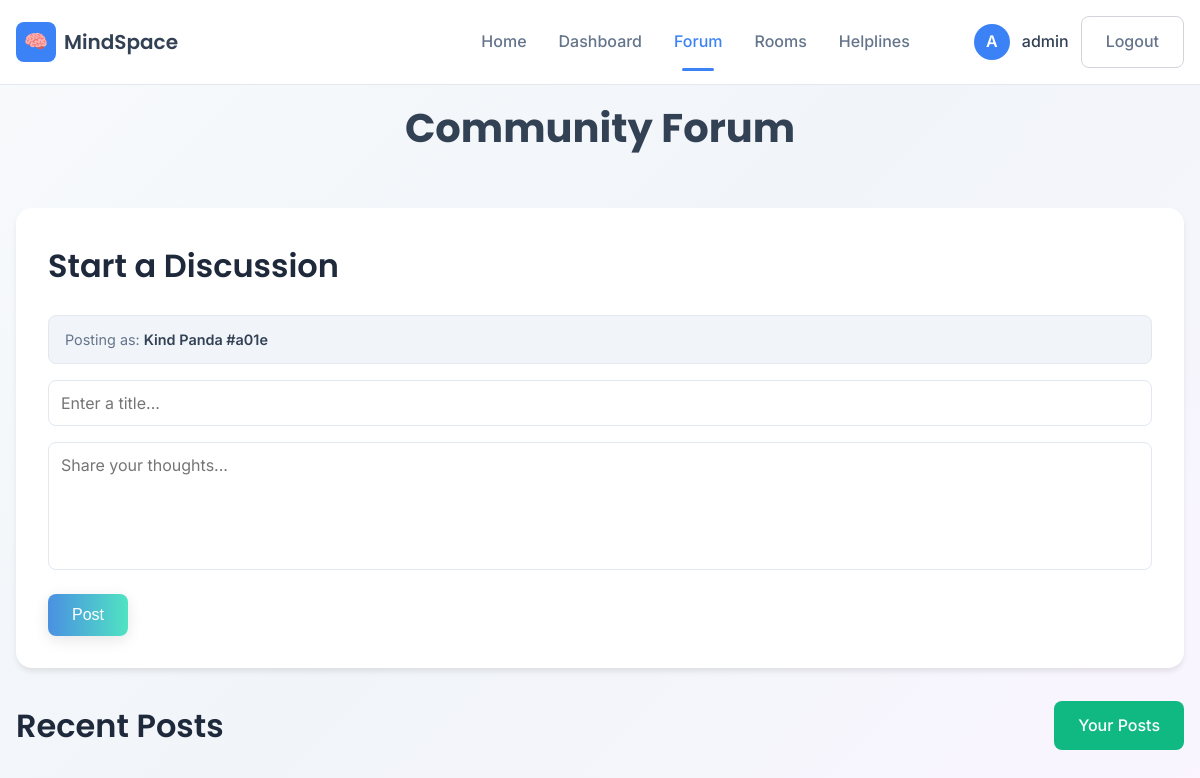
Page /forum/ (signed in) on the earlier database version.
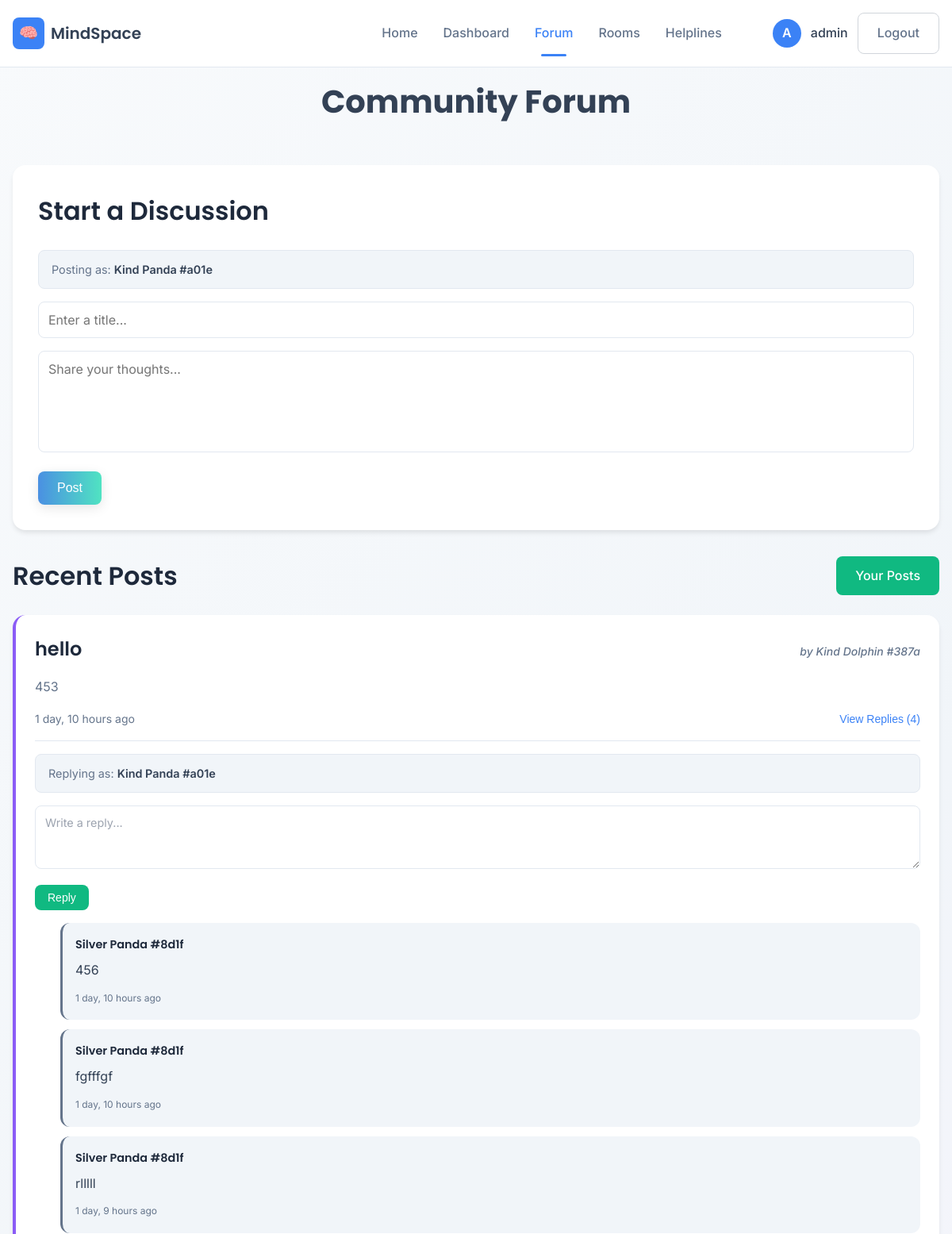
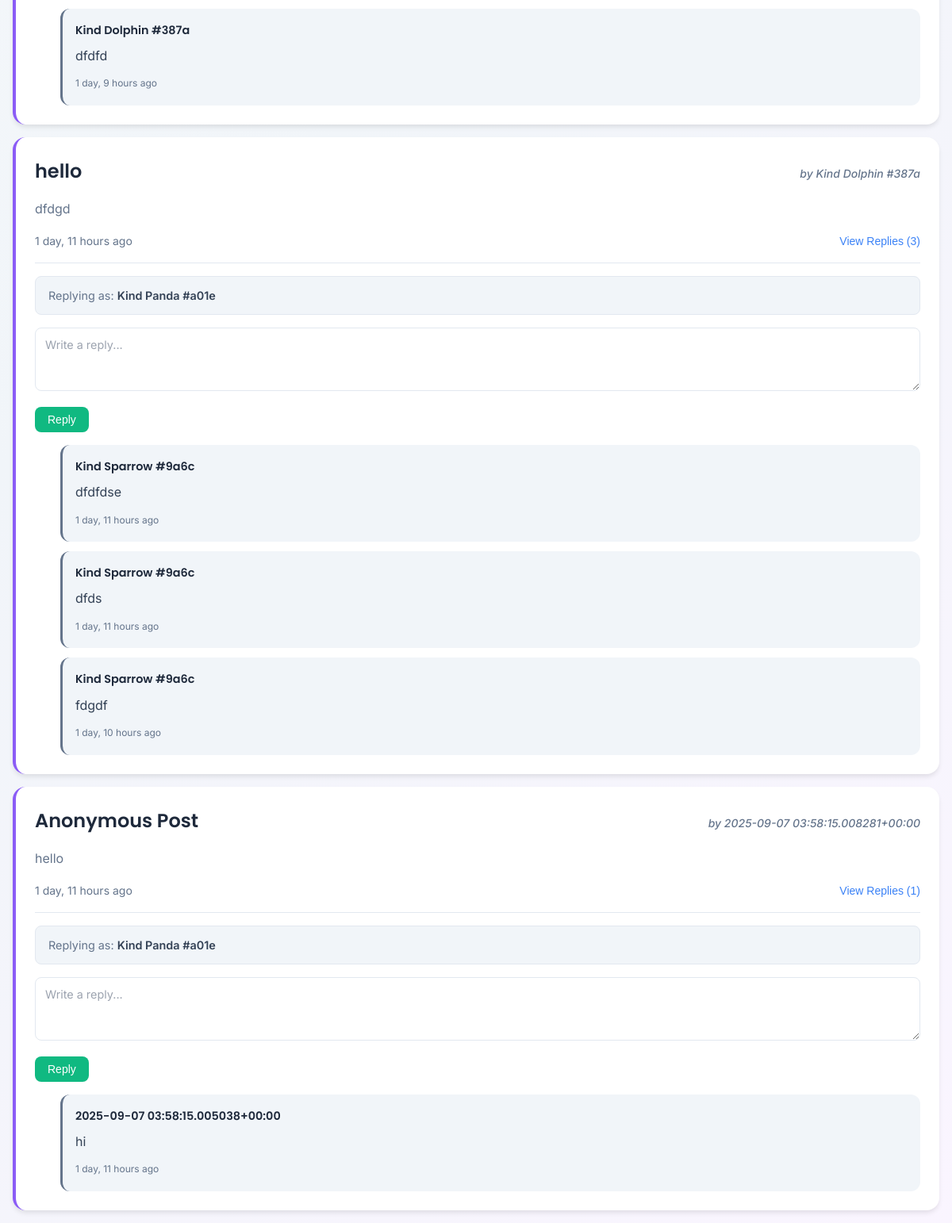
Same page on the later database version (2 pictures, top to bottom).
### mind/models.py (models this page shows)
class ForumPost(models.Model):
    id = models.UUIDField(primary_key=True, default=uuid.uuid4, editable=False)
    title = models.CharField(max_length=250)
    content = models.TextField()
    pseudonym = models.CharField(max_length=50)
    anon_id = models.CharField(max_length=64, db_index=True)  # <- new field
    created_at = models.DateTimeField(auto_now_add=True)
    class Meta:
        ordering = ["-created_at"]

class ForumComment(models.Model):
    id = models.UUIDField(primary_key=True, default=uuid.uuid4, editable=False)
    post = models.ForeignKey(ForumPost, on_delete=models.CASCADE, related_name="comments")
    pseudonym = models.CharField(max_length=50)
    anon_id = models.CharField(max_length=64, db_index=True)  # <- new field
    parent = models.ForeignKey("self", null=True, blank=True, on_delete=models.CASCADE, related_name="replies")
    text = models.TextField()
    created_at = models.DateTimeField(auto_now_add=True)
    class Meta:
        ordering = ["created_at"]

### mind/views.py (the view, shortened to what this page needs)
# urls.py: path("forum/", views.forum, name="forum"),  # forum homepage template
@login_required(login_url='')
def forum(request):
    user_anon_id = anon_id(request.user.id) if request.user.is_authenticated else None
    user_pseudonym = pseudonym_for(request.user.id, "forum") if request.user.is_authenticated else "Guest"
    posts = ForumPost.objects.prefetch_related("comments__replies").all()
    return render(request, "forum.html", {
        "posts": posts,
        "user_pseudonym": user_pseudonym,
    })

### mind/utils/pseudonyms.py (called while the page is built)
def pseudonym_for(user_id: int, context_id: str) -> str:
    msg = f"{user_id}:{context_id}".encode()
    digest = hmac.new(settings.SECRET_KEY.encode(), msg, hashlib.sha256).digest()
    adj = ADJECTIVES[digest[0] % len(ADJECTIVES)]
    ani = ANIMALS[digest[1] % len(ANIMALS)]
    tag = hashlib.sha256(digest).hexdigest()[:4]
    return f"{adj} {ani} #{tag}"

def anon_id(user_id: int) -> str:
    return hashlib.sha256(str(user_id).encode()).hexdigest()

### templates/forum.html (shortened to what this page needs)
{% extends "base.html" %}
{% block content %}
<main class="page active">
    <div class="container">
        <h1 class="page-header">Community Forum</h1>
        <section class="card create-post-card">
            <h2>Start a Discussion</h2>
            <div class="pseudonym-display">
                <span>Posting as: <strong>{{ user_pseudonym }}</strong></span>
            </div>
            <form method="post">
                <input type="text" name="post_title" placeholder="Enter a title..." required>
                <textarea name="post_content" placeholder="Share your thoughts..." required></textarea>
                <button type="submit" class="btn btn-primary">Post</button>
            </form>
        </section>
        <section>
            <div class="posts-header">
    <h2>Recent Posts</h2>
    <a href="{% url 'your-posts' %}" class="btn btn-secondary">Your Posts</a>
</div>
            {% for post in posts %}
            <div class="forum-post">
                <div class="post-header">
                    <h3>{{ post.title }}</h3>
                    <span class="post-author">by {{ post.pseudonym }}</span>
                </div>
                <p class="forum-post-content">{{ post.content }}</p>
                <div class="forum-post-meta">
                    <span>{{ post.created_at|timesince }} ago</span>
                    <button class="replies-toggle">View Replies ({{ post.comments.count }})</button>
                </div>
                <div class="comment-form-section">
                    <div class="pseudonym-display comment-pseudonym">
                        <span>Replying as: <strong>{{ user_pseudonym }}</strong></span>
                    </div>
                    <form method="post" action="{% url 'add-comment' post.id %}">
                        <textarea name="comment_text" placeholder="Write a reply..." required></textarea>
                        <button type="submit" class="btn btn-secondary">Reply</button>
                    </form>
                </div>
                <div class="forum-replies">
                    {% for comment in post.comments.all %}
                    <div class="forum-reply">
                        <h4>{{ comment.pseudonym }}</h4>
                        <p class="forum-reply-content">{{ comment.text }}</p>
                        <span class="forum-reply-time">{{ comment.created_at|timesince }} ago</span>
                    </div>
                    {% endfor %}
                </div>
            </div>
            {% endfor %}
        </section>
    </div>
</main>
{% endblock %}

Differences in the rows shown:
added ForumPost: title "hello", pseudonym "Kind Dolphin #387a", content "453", created_at "1 day, 10 hours", comments.count "4", user_pseudonym "Kind Panda #a01e"
added ForumComment: pseudonym "Silver Panda #8d1f", text "456", created_at "1 day, 10 hours", shown under "hello"
added ForumComment: pseudonym "Silver Panda #8d1f", text "fgfffgf", created_at "1 day, 10 hours", shown under "hello"
added ForumComment: pseudonym "Silver Panda #8d1f", text "rlllll", created_at "1 day, 9 hours", shown under "hello"
added ForumComment: pseudonym "Kind Dolphin #387a", text "dfdfd", created_at "1 day, 9 hours", shown under "hello"
added ForumPost: title "hello", pseudonym "Kind Dolphin #387a", content "dfdgd", created_at "1 day, 11 hours", comments.count "3", user_pseudonym "Kind Panda #a01e"
added ForumComment: pseudonym "Kind Sparrow #9a6c", text "dfdfdse", created_at "1 day, 11 hours", shown under "hello"
added ForumComment: pseudonym "Kind Sparrow #9a6c", text "dfds", created_at "1 day, 11 hours", shown under "hello"
added ForumComment: pseudonym "Kind Sparrow #9a6c", text "fdgdf", created_at "1 day, 10 hours", shown under "hello"
added ForumPost: title "Anonymous Post", pseudonym "2025-09-07 03:58:15.008281+00:00", content "hello", created_at "1 day, 11 hours", comments.count "1", user_pseudonym "Kind Panda #a01e"
added ForumComment: pseudonym "2025-09-07 03:58:15.005038+00:00", text "hi", created_at "1 day, 11 hours", shown under "Anonymous Post"
